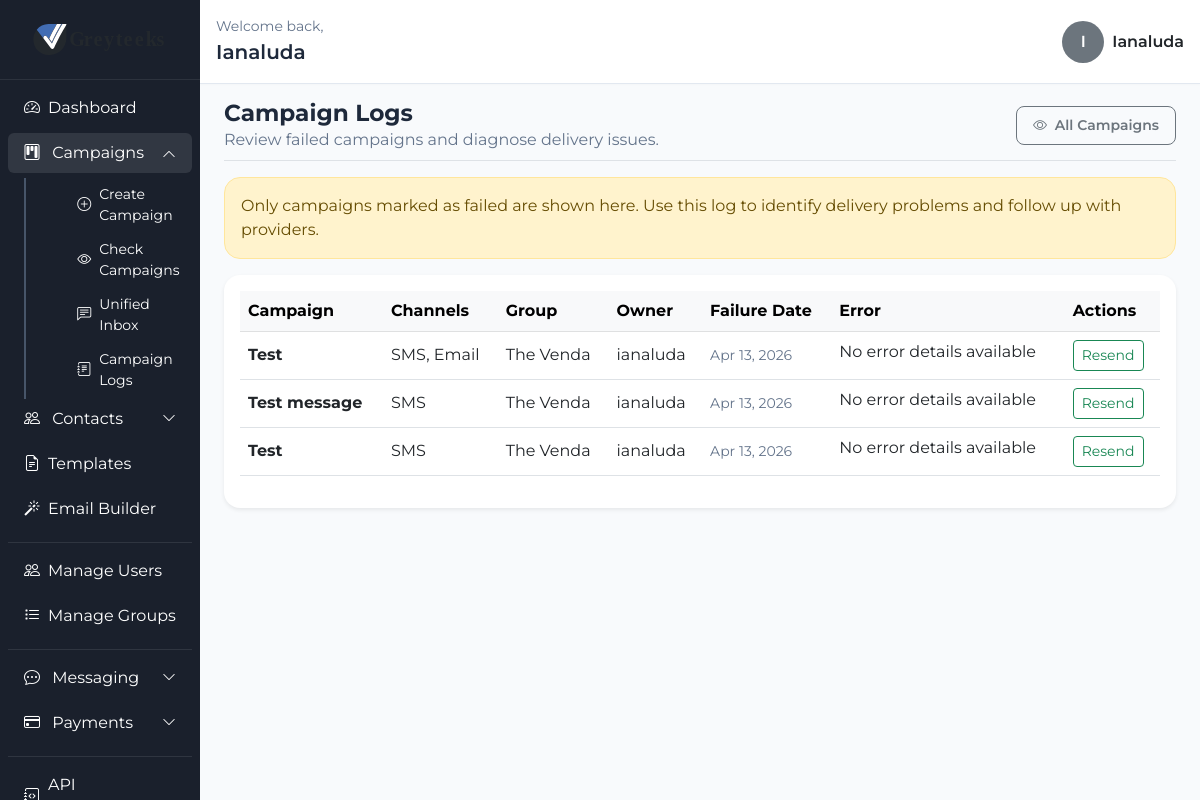
Before: /campaigns/logs/ (signed in) with the older database file.
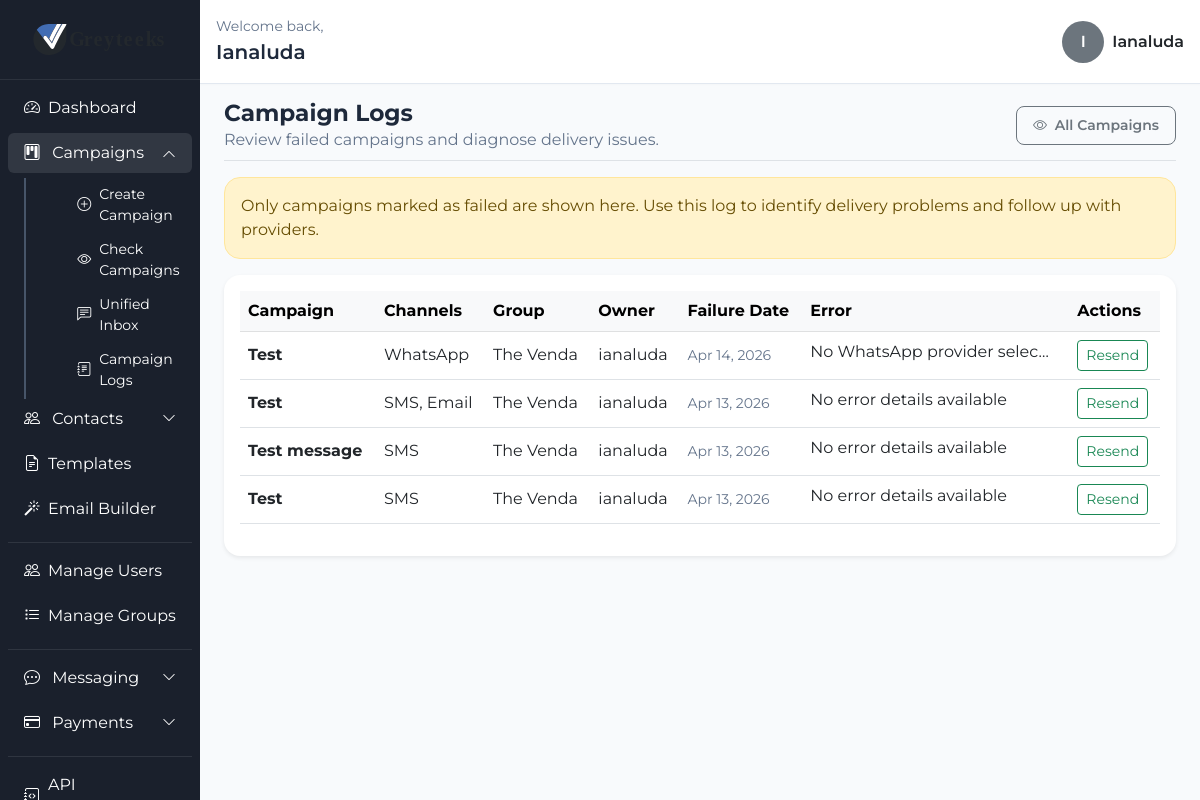
After: the same page with the newer database file.
### campaigns/models.py (models this page shows, shortened)
class Campaign(models.Model):
    user = models.ForeignKey(settings.AUTH_USER_MODEL, on_delete=models.CASCADE, related_name='campaigns')
    title = models.CharField(max_length=200)
    description = models.TextField(blank=True, default='')
    message_body = models.TextField(blank=True, default='')
    html_content = models.TextField(blank=True, null=True)
    design_json = models.JSONField(blank=True, null=True)
    sms_template = models.ForeignKey(MessageTemplate, on_delete=models.SET_NULL, null=True, blank=True)
    send_sms = models.BooleanField(default=False, verbose_name='SMS')
    send_whatsapp = models.BooleanField(default=False, verbose_name='WhatsApp')
    send_email = models.BooleanField(default=False, verbose_name='Email')
    target_group = models.ForeignKey(Group, on_delete=models.SET_NULL, null=True, blank=True)
    scheduled_time = models.DateTimeField(null=True, blank=True)
    status = models.CharField(
        max_length=20,
        choices=[
            ('draft', 'Draft'),
            ('queued', 'Queued'),
            ('processing', 'Processing'),
            ('scheduled', 'Scheduled'),
            ('completed', 'Completed'),
            ('sent', 'Sent'),
            ('failed', 'Failed'),
            ('cancelled', 'Cancelled'),
        ],
        default='draft'
    )
    cancel_reason = models.TextField(blank=True)
    sms_server = models.ForeignKey(SMSProvider, on_delete=models.SET_NULL, null=True, blank=True)
    whatsapp_server = models.ForeignKey(WhatsAppProvider, on_delete=models.SET_NULL, null=True, blank=True)
    email_server = models.ForeignKey(EmailProvider, on_delete=models.SET_NULL, null=True, blank=True)
    whatsapp_template = models.ForeignKey(WhatsAppTemplate, on_delete=models.SET_NULL, null=True, blank=True)
    email_template = models.ForeignKey(EmailTemplate, on_delete=models.SET_NULL, null=True, blank=True)
    opens_count = models.IntegerField(default=0)
    clicks_count = models.IntegerField(default=0)
    failure_reason = models.TextField(blank=True, default='', help_text='Stores the most recent delivery failure details.')
    created_at = models.DateTimeField(auto_now_add=True)
    @property
    def enabled_channels(self):
        channels = []
        if self.send_sms:
            channels.append('SMS')
        if self.send_whatsapp:
            channels.append('WhatsApp')
        if self.send_email:
            channels.append('Email')
        return channels
    @property
    def active_channel_labels(self):
        return ', '.join(self.enabled_channels) if self.enabled_channels else 'None'

### contacts_app/models.py (models this page shows, shortened)
class Group(models.Model):
    user = models.ForeignKey(User, on_delete=models.CASCADE, related_name='user_groups')
    name = models.CharField(max_length=100)
    description = models.TextField(blank=True)
    created_at = models.DateTimeField(auto_now_add=True)

### campaigns/views.py (the view)
# urls.py: path('campaigns/logs/', campaign_logs, name='campaign_logs'),
@login_required
def campaign_logs(request):
    if not request.user.is_staff:
        raise PermissionDenied
    failed_campaigns = Campaign.objects.filter(status='failed').order_by('-created_at').select_related('user', 'target_group')
    return render(request, 'campaigns/campaign_logs.html', {
        'failed_campaigns': failed_campaigns,
    })

### templates/campaigns/campaign_logs.html (shortened to what this page needs)
{% extends "campaigns/dashboard.html" %}
{% block content %}
<div class="d-flex justify-content-between align-items-center pb-2 mb-3 border-bottom mt-3">
    <div>
        <h2 class="fw-bold m-0">Campaign Logs</h2>
        <p class="text-muted mb-0">Review failed campaigns and diagnose delivery issues.</p>
    </div>
    <a href="{% url 'campaigns_overview' %}" class="btn btn-sm btn-outline-secondary px-3 py-2 rounded-3 fw-semibold">
        <i class="bi bi-eye me-1"></i> All Campaigns
    </a>
</div>
<div class="alert alert-warning rounded-4">
    Only campaigns marked as failed are shown here. Use this log to identify delivery problems and follow up with providers.
</div>
<div class="table-responsive bg-white p-3 shadow-sm rounded-4">
    <table class="table table-hover align-middle">
        <thead class="table-light">
            <tr>
                <th>Campaign</th>
                <th>Channels</th>
                <th>Group</th>
                <th>Owner</th>
                <th>Failure Date</th>
                <th>Error</th>
                <th>Actions</th>
            </tr>
        </thead>
        <tbody>
            {% for campaign in failed_campaigns %}
                <tr>
                    <td><strong>{{ campaign.title }}</strong></td>
                    <td>{{ campaign.active_channel_labels }}</td>
                    <td>{{ campaign.target_group.name|default:"General" }}</td>
                    <td>{{ campaign.user.username }}</td>
                    <td class="text-muted small">{{ campaign.created_at|date:"M d, Y" }}</td>
                    <td>
                        <span class="text-truncate d-inline-block" style="max-width: 240px;" title="{{ campaign.failure_reason }}">
                            {{ campaign.failure_reason|default:'No error details available'|truncatechars:80 }}
                        </span>
                    </td>
                    <td>
                        <form method="post" action="{% url 'resend_campaign' campaign.id %}" class="d-inline">
                            <button type="submit" class="btn btn-sm btn-outline-success">
                                Resend
                            </button>
                        </form>
                    </td>
                </tr>
            {% endfor %}
        </tbody>
    </table>
</div>
{% endblock %}

Changed rows visible on the page:
added Campaign: title "Test", active_channel_labels "WhatsApp", target_group.name "The Venda", user.username "ianaluda", created_at "Apr 14, 2026", failure_reason "No WhatsApp provider selec…"
